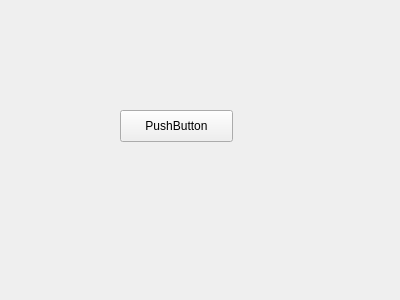
<?xml version="1.0" encoding="UTF-8"?>
<ui version="4.0">
 <class>MainWindow</class>
 <widget class="QMainWindow" name="MainWindow">
  <property name="geometry">
   <rect>
    <x>0</x>
    <y>0</y>
    <width>400</width>
    <height>300</height>
   </rect>
  </property>
  <property name="windowTitle">
   <string>MainWindow</string>
  </property>
  <widget class="QWidget" name="centralWidget">
   <widget class="QPushButton" name="button">
    <property name="geometry">
     <rect>
      <x>120</x>
      <y>110</y>
      <width>113</width>
      <height>32</height>
     </rect>
    </property>
    <property name="text">
     <string>PushButton</string>
    </property>
   </widget>
  </widget>
 </widget>
 <layoutdefault spacing="6" margin="11"/>
 <resources/>
 <connections/>
</ui>
